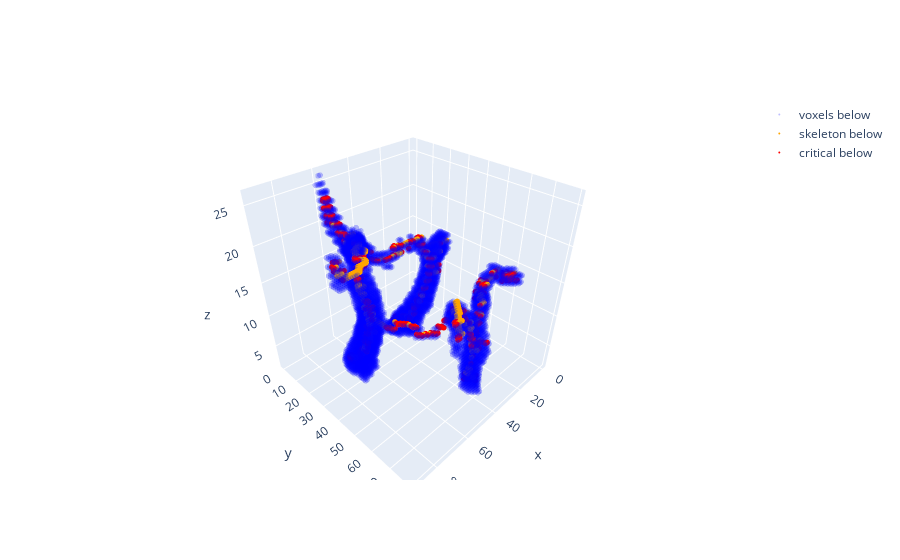

The notebook cell saved with this chart:
### Code cell
MC = mc.MorseComplex(distance_foreground)
MC.process_lower_stars(10, 10, 10)

MC.extract_morse_skeleton_below(1, 1)
plot_morse_skeleton(MC, distance_foreground, 1)

### Figure 1 — Plotly figure (JSON) as saved in the notebook; plotly's stock layout.template omitted (floating-point values rounded to 4 significant figures; data arrays with more than 128 entries replaced by an {"elided": "..."} marker saying what was removed)
{"data": [{"marker": {"color": "blue", "size": 2}, "mode": "markers", "name": "voxels below", "opacity": 0.25, "type": "scatter3d", "x": {"elided": "6520 int values"}, "y": {"elided": "6520 int values"}, "z": {"elided": "6520 int values"}}, {"marker": {"color": "orange", "size": 2}, "mode": "markers", "name": "skeleton below", "type": "scatter3d", "x": {"elided": "446 int values"}, "y": {"elided": "446 int values"}, "z": {"elided": "446 int values"}}, {"marker": {"color": "red", "size": 2}, "mode": "markers", "name": "critical below", "type": "scatter3d", "x": {"elided": "525 int values"}, "y": {"elided": "525 int values"}, "z": {"elided": "525 int values"}}], "layout": {"scene": {"aspectmode": "manual", "aspectratio": {"x": 1, "y": 1, "z": 1}}}}
